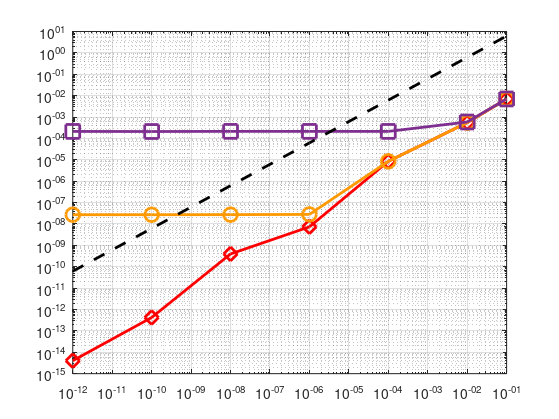

Write MATLAB code to recreate this figure. (Note: this script raises an error after producing the figure.)
clear; clc; close all;

set(gcf,'PaperPositionMode','auto');
set(gcf,'Color','w');
%% Define consistent colors
c_fp64 = [1 0 0];          % red
c_fp32 = [1 0.6 0];        % orange
c_fp16 = [0.49 0.18 0.56]; % purple

%% Data
x1 = [1e-12 1e-10 1e-8 1e-6 1e-4 1e-2 1e-1]; % Tolerance (epsilon)

% Global approximation error (N=8000, L=2)
e_f64 = [4.0352e-15 4.2264e-13 3.9629e-10 7.3375e-09 8.4573e-06 5.4694e-04 0.0070];  % amp Hybrid 
e_f32 = [2.7009e-08 2.7031e-08 2.7231e-08 2.7945e-08 8.4574e-06 5.4694e-04 0.0070];  % amp Hybrid 
e_f16 = [2.1250e-04 2.1028e-04 2.1381e-04 2.1324e-04 2.1271e-04 5.8636e-04 0.0070];  % amp Hybrid


% % Global approximation error (N=64000, L=3)
% e_f64 = [4.9463e-15 1.5274e-13 1.4388e-09 3.0630e-09 1.8435e-05 0.0014 0.0030];  % amp Hybrid 
% e_f32 = [6.5636e-08 6.5533e-08 6.5736e-08 6.5695e-08 1.8436e-05 0.0014 0.0030];  % amp Hybrid 
% e_f16 = [5.2600e-04 5.2603e-04 5.2655e-04 5.2563e-04 5.2697e-04 0.0015 0.0031];  % amp Hybrid
% 
dim = 3;
level = 2;  % L = 2, 3
hodlr_level = level-1;
eta = sqrt(dim);
c1 = (2^dim-1)*(1+(2*sqrt(dim)/eta))^dim;
c2 = (1+(2*sqrt(dim)/eta))^dim - 1;
c3 = (2^dim-1);
Bound_hybrid = 2*(2*sqrt(hodlr_level*c1 + c2 + (level-hodlr_level)*c3) + 1);
Bound_hmat = 2*sqrt(level*c1 + c2) + 1;


% Error in MVP

loglog(x1, e_f64, '-d', ...
    'Color', c_fp64, ...
    'LineWidth', 2, ...
    'MarkerSize', 10, ...
    'DisplayName', '$\mathrm{fp64}$');
hold on;

loglog(x1, e_f32, '-o', ...
    'Color', c_fp32, ...
    'LineWidth', 2, ...
    'MarkerSize', 10, ...
    'DisplayName', '$\mathrm{fp32}$');

loglog(x1, e_f16, '-s', ...
    'Color', c_fp16, ...
    'LineWidth', 2, ...
    'MarkerSize', 10, ...
    'DisplayName', '$\mathrm{fp16}$');

% Plot Bound
loglog(x1, Bound_hybrid*x1, 'k--', 'LineWidth', 2, ...
    'DisplayName', '$\mathrm{eb}$');


%%%%%%%%%%%%%%%%%%%%%

%% Labels & Grid
% xlabel('$\epsilon$ (target accuracy)','Interpreter','latex','FontSize', 50, 'FontWeight','bold');
% ylabel('Global construction error','Interpreter','latex','FontSize',50);

grid on;
ax = gca;

ax.XScale = 'log';
ax.YScale = 'log';

ax.XLim = [1e-12 1e-1];
ax.YLim = [1e-16 1];

ax.XTick = 10.^(-12:2:-1);
ax.YTick = 10.^(-15:2:0);

ax.GridAlpha = 0.3;
ax.MinorGridAlpha = 0.1;
ax.FontSize = 17;
ax.LineWidth = 1;

ax.XLabel.FontSize = 25;   % increase only xlabel
ax.YLabel.FontSize = 25;   % increase only ylabel

% optional: bold
ax.XLabel.FontWeight = 'bold';
ax.YLabel.FontWeight = 'bold';

ax.TickLabelInterpreter = 'latex';

%% Legend
lgd = legend('Interpreter','latex','Location','southeast');
set(lgd,'Interpreter','latex','FontSize',20,'Box','on', 'Color','white');

%% Export
set(gcf,'Renderer','painters');
exportgraphics(gcf,'figures/plot_mvp_error.pdf', ...
    'ContentType','vector');
